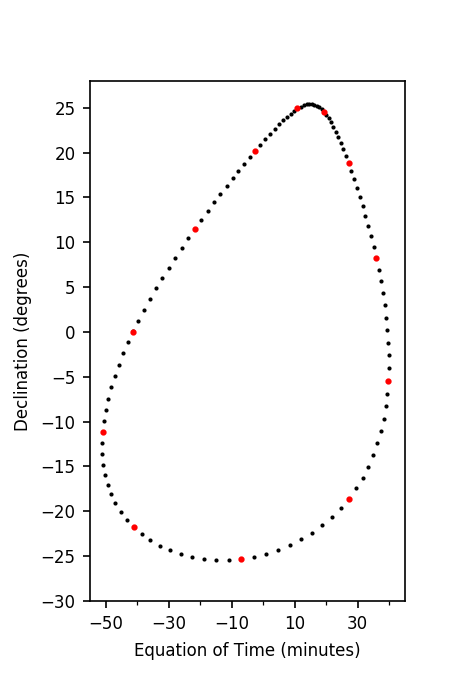

The script that saved this image:
import matplotlib
from matplotlib.ticker import MultipleLocator, FormatStrFormatter
matplotlib.use("Agg")
matplotlib.rc("xtick",labelsize=8)
matplotlib.rc("ytick",labelsize=8)
matplotlib.rc("font",size=8)

import marstime
import numpy
import pylab

#define the start date as sometime in May 2000, start of MY25
start_j2000_ott = 151.27365

#create the calendar array with 120 points
msd = numpy.linspace(0,669,120)

#calculate the j2000 offset dates
j2000_offsets = marstime.j2000_from_Mars_Solar_Date(msd + marstime.Mars_Solar_Date(start_j2000_ott))

#calculate the equation of time in minutes and the declination.
eot = marstime.equation_of_time(j2000_offsets)*60/15. #convert from degrees to minutes
dec = marstime.solar_declination(marstime.Mars_Ls(j2000_offsets)) #takes Ls, not MSD

#create the plot
pylab.figure(figsize=(3,4.5))
ax = pylab.subplot(1,1,1)
pylab.subplots_adjust(left=0.2)
#plot the data, with 'monthly' data in red
ax.plot(eot,dec,'ko', ms=2, markeredgecolor='none')
ax.plot(eot[::10],dec[::10],'ro', ms=2, markeredgecolor='red')

#set the axes labels, ticks, limits
ax.set_ylabel("Declination (degrees)")
ax.set_xlabel("Equation of Time (minutes)")
ax.set_xlim(-55,45)
ax.set_ylim(-30,28)
ax.set_xticks(numpy.arange(-50,50,20))
ax.set_yticks(numpy.arange(-30,30,5))

#configure the minor ticks
ax.minorticks_on()
XminorLocator   = MultipleLocator(10)
YminorLocator   = MultipleLocator(5)
ax.yaxis.set_minor_locator(YminorLocator)
ax.xaxis.set_minor_locator(XminorLocator)

#save the figure
pylab.savefig("analemma.png",dpi=150)
